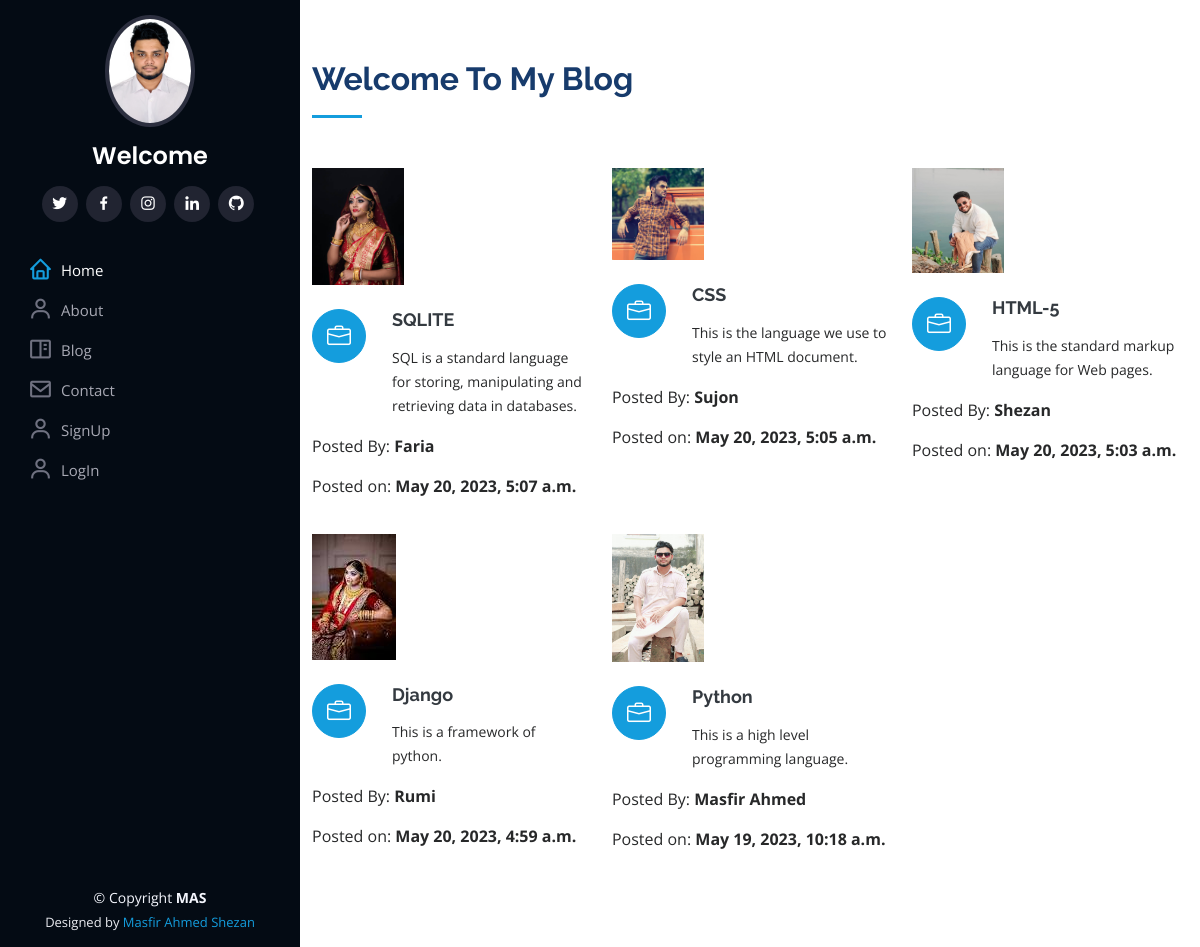
Page /blog on the committed database.
### portfolio/models.py (models this page shows, shortened)
class Blogs(models.Model):
    title = models.CharField(max_length=30)
    description = models.TextField()
    link = models.TextField()
    authname = models.CharField(max_length=30)
    img = models.ImageField(upload_to="blog",blank=True,null=True)
    timeStamp = models.DateTimeField(auto_now_add=True,blank=True)

### portfolio/views.py (the view)
# urls.py: path('blog', views.handleblog, name='handleblog'),
def handleblog(request):
    posts=Blogs.objects.all()
    context={
       'posts': posts
    }
    return render(request,"handleblock.html",context)

### templates/handleblock.html (shortened to what this page needs)
{% extends "basic.html" %}
{% load static %}
{% block stylecss %}
<link rel="stylesheet" href="https://cdnjs.cloudflare.com/ajax/libs/font-awesome/6.4.0/css/all.min.css"
integrity="sha512-iecdLmaskl7CVkqkXNQ/ZH/XLlvWZOJyj7Yy7tcenmpD1ypASozpmT/E0iPtmFIB46ZmdtAc9eNBvH0H/ZpiBw=="
crossorigin="anonymous" />
{% endblock stylecss %}
{% block body %}
<section id="services" class="services">
    <div class="container">
      <div class="section-title">
        <h2>Welcome To My Blog</h2>
      </div>
      <div class="row">
  {% for post in posts reversed %}
        <div class="col-lg-4 col-md-6 icon-box" data-aos="fade-up">
          <div class="col-lg-4" data-aos="fade-right">
            <img src="{{post.img.url}}" class="img-fluid" alt="no-image">
          </div>
          <br>
          <div class="icon"><i class="bi bi-briefcase"></i></div>
          <h4 class="title"><a href="{{post.link}}" target="_blank">{{post.title}}</a></h4>
          <p class="description">{{post.description}}</p>
          <p>Posted By: <b>{{post.authname}}</b></p>
          <p>Posted on: <b>{{post.timeStamp}}</b></p>
        </div>
   {% endfor %}
      </div>
    </div>
  </section>
{% endblock body %}

### templates/basic.html (shortened to what this page needs)
{% load static %}
<!DOCTYPE html>
<html lang="en">
<head>
  <link href="{% static 'assets/vendor/aos/aos.css' %}" rel="stylesheet">
  <link href="{% static 'assets/vendor/bootstrap/css/bootstrap.min.css' %}" rel="stylesheet">
  <link href="{% static 'assets/vendor/bootstrap-icons/bootstrap-icons.css' %}" rel="stylesheet">
  <link href="{% static 'assets/vendor/boxicons/css/boxicons.min.css' %}" rel="stylesheet">
  <link href="{% static 'assets/vendor/glightbox/css/glightbox.min.css' %}" rel="stylesheet">
  <link href="{% static 'assets/vendor/swiper/swiper-bundle.min.css' %}" rel="stylesheet">
  <link href="{% static 'assets/css/style.css' %}" rel="stylesheet">
  {% block stylecss %}
  {% endblock stylecss %}
</head>
<body>
  <header id="header">
    <div class="d-flex flex-column">
      <div class="profile">
        <img src="{% static 'assets/img/profile.jpg' %}" alt="" class="img-fluid rounded-circle">
        <h1 class="text-light text-center"><a href="#">Welcome <br>{{user.username}}</a></h1>
        <div class="social-links mt-3 text-center">
          <a href="https://twitter.com/MasfirS" target="_blank" class="twitter"><i class="bx bxl-twitter"></i></a>
          <a href="https://web.facebook.com/profile.php?id=100007437077917" target="_blank" class="facebook"><i class="bx bxl-facebook"></i></a>
          <a href="https://www.instagram.com/" target="_blank" class="instagram"><i class="bx bxl-instagram"></i></a>
          <a href="https://www.linkedin.com/feed/" target="_blank" class="linkedin"><i class="bx bxl-linkedin"></i></a>
          <a href="https://www.github.com/Masfir"  target="_blank" class="github"><i class="bx bxl-github"></i></a>
        </div>
      </div>
      <nav id="navbar" class="nav-menu navbar">
        <ul>
          <li><a href="/" class="nav-link scrollto active"><i class="bx bx-home"></i><span>Home</span></a></li>
          <li><a href="about" class="nav-link scrollto"><i class="bx bx-user"></i><span>About</span></a></li>
          <li><a href="/blog" class="nav-link scrollto"><i class="bx bx-book-content"></i> <span>Blog</span></a></li>
          <li><a href="/contact" class="nav-link scrollto"><i class="bx bx-envelope"></i><span>Contact</span></a></li>
          {% if not request.user.is_authenticated %}
          <li><a href="/app/signup/" class="nav-link scrollto"><i class="bx bx-user"></i> <span>SignUp</span></a></li>
          <li><a href="/app/login/" class="nav-link scrollto"><i class="bx bx-user"></i> <span>LogIn</span></a></li>
          {% else %}
          <li><a href="/contact_details" class="nav-link scrollto"><i class="bx bx-envelope"></i><span>Contact Details</span></a></li>
          <li><a href="/app/logout/" class="nav-link scrollto"><i class="bx bx-user"></i> <span>LogOut</span></a></li>
          {% endif %}
        </ul>
      </nav>
    </div>
  </header>
  <main id="main">
    {% block body %}
    {% endblock body %}
  </main>
  <footer id="footer">
    <div class="container">
      <div class="copyright">
        &copy; Copyright <strong><span>MAS</span></strong>
      </div>
      <div class="credits">
        Designed by <a href="https://web.facebook.com/profile.php?id=100007437077917" target="_blank">Masfir Ahmed Shezan</a>
      </div>
    </div>
  </footer>
</body>
</html>

### static/assets/css/style.css (style rules this page uses)
body { font-family: "Open Sans", sans-serif; color: #272829; }
a { color: #149ddd; text-decoration: none; }
h1, h2, h3, h4, h5, h6 { font-family: "Raleway", sans-serif; }
#header { position: fixed; top: 0; left: 0; bottom: 0; width: 300px; transition: all ease-in-out 0.5s; z-index: 9997; transition: all 0.5s; padding: 0 15px; background: #040b14; overflow-y: auto; }
#header .profile img { margin: 15px auto; display: block; width: 90px; border: 4px solid #2c2f3f; }
#header .profile h1 { font-size: 24px; margin: 0; padding: 0; font-weight: 600; -moz-text-align-last: center; text-align-last: center; font-family: "Poppins", sans-serif; }
#header .profile h1 a, #header .profile h1 a:hover { color: #fff; text-decoration: none; }
#header .profile .social-links a { font-size: 18px; display: inline-block; background: #212431; color: #fff; line-height: 1; padding: 8px 0; margin-right: 4px; border-radius: 50%; text-align: center; width: 36px; height: 36px; transition: 0.3s; }
#main { margin-left: 300px; }
.nav-menu { padding: 30px 0 0 0; }
.nav-menu * { margin: 0; padding: 0; list-style: none; }
.nav-menu>ul>li { position: relative; white-space: nowrap; }
.nav-menu a, .nav-menu a:focus { display: flex; align-items: center; color: #a8a9b4; padding: 5px 5px; margin-bottom: 5px; transition: 0.3s; font-size: 15px; }
.nav-menu a i, .nav-menu a:focus i { font-size: 25px; padding-right: 8px; padding-left: 8px; color: #6f7180; }
.nav-menu a:hover, .nav-menu .active, .nav-menu .active:focus, .nav-menu li:hover>a { text-decoration: none; color: #fff; }
.nav-menu a:hover i, .nav-menu .active i, .nav-menu .active:focus i, .nav-menu li:hover>a i { color: #149ddd; }
section { padding: 60px 0; overflow: hidden; }
.section-title { padding-bottom: 30px; }
.section-title h2 { font-size: 32px; font-weight: bold; margin-bottom: 20px; padding-bottom: 20px; position: relative; color: #173b6c; }
.section-title h2::after { content: ""; position: absolute; display: block; width: 50px; height: 3px; background: #149ddd; bottom: 0; left: 0; }
.services .icon-box { margin-bottom: 20px; }
.services .icon { float: left; display: flex; align-items: center; justify-content: center; width: 54px; height: 54px; background: #149ddd; border-radius: 50%; transition: 0.5s; border: 1px solid #149ddd; }
.services .icon i { color: #fff; font-size: 24px; line-height: 0; }
.services .title { margin-left: 80px; font-weight: 700; margin-bottom: 15px; font-size: 18px; }
.services .title a { color: #343a40; }
.services .description { margin-left: 80px; line-height: 24px; font-size: 14px; }
#footer { padding: 15px; color: #f4f6fd; font-size: 14px; position: fixed; left: 0; bottom: 0; width: 300px; z-index: 9999; background: #040b14; }
#footer .copyright { text-align: center; }
#footer .credits { padding-top: 5px; text-align: center; font-size: 13px; color: #eaebf0; }

### rows in the picture
Blogs: img (picture), title "SQLITE", description "SQL is a standard language for storing, manipulating and retrieving data in databases.", authname "Faria", timeStamp "May 20, 2023, 5:07 a.m."
Blogs: img (picture), title "CSS", description "This is the language we use to style an HTML document.", authname "Sujon", timeStamp "May 20, 2023, 5:05 a.m."
Blogs: img (picture), title "HTML-5", description "This is the standard markup language for Web pages.", authname "Shezan", timeStamp "May 20, 2023, 5:03 a.m."
Blogs: img (picture), title "Django", description "This is a framework of python.", authname "Rumi", timeStamp "May 20, 2023, 4:59 a.m."
Blogs: img (picture), title "Python", description "This is a high level programming language.", authname "Masfir Ahmed", timeStamp "May 19, 2023, 10:18 a.m."
